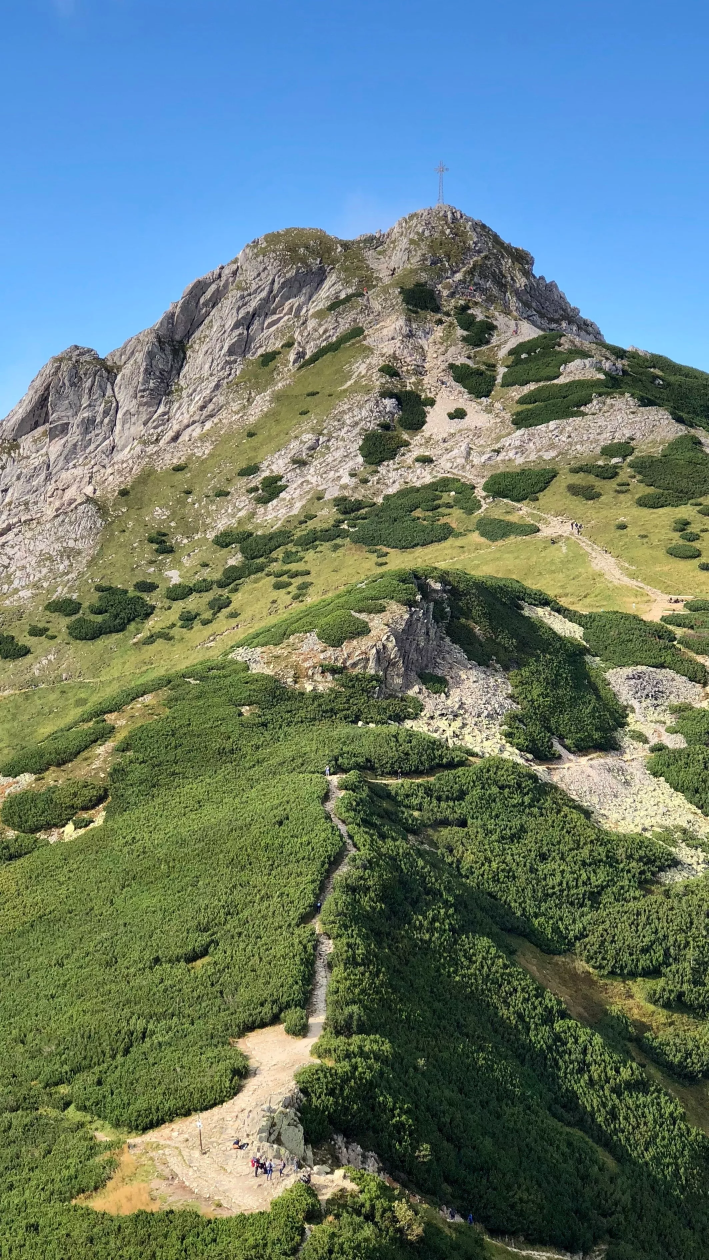
#> input picture Data Science/05 Opencv/Beginner Tutorial/data images/21830_uhd.jpg, 2126 x 3780 px, found by its file name (shown at 1/3 size)
$ python '04 text on image.py'
#> lines starting #> are read from the running program, lines starting #| are printed output that depends on the picture
import cv2
import numpy as np

img_path = r"""F:\Aditya\Studies\College\00 Programing\02 Data Science\05 Opencv\Beginner Tutorial\data images\21830_uhd.jpg"""

image = cv2.imread(img_path)
#> image is the input picture: shape (3780, 2126, 3); mean B, G, R 115.5, 124.6, 104.9
image = cv2.resize(image, (400,900))
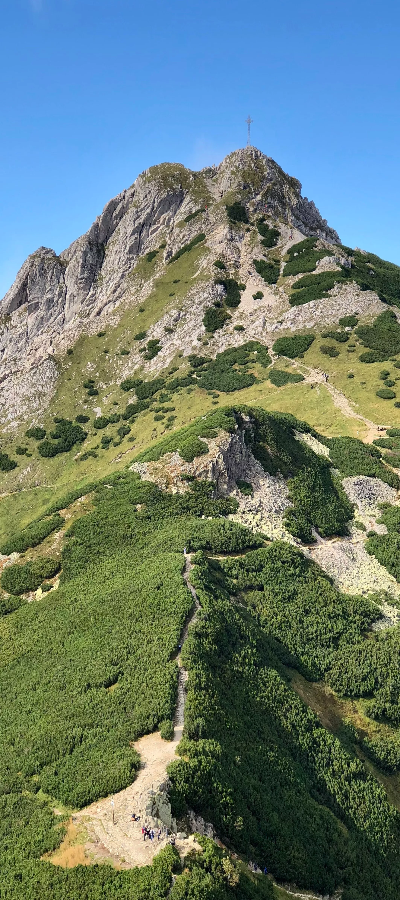
#> image: shape (900, 400, 3); mean B, G, R 115.5, 124.5, 104.8

text = "Hello"
org = (100, 200)
font = cv2.FONT_HERSHEY_COMPLEX
fontScale = 2
color = (0,0,255)  #(B, G, R)
thickness = 3
lineType = cv2.LINE_AA
bottomLeftOrigin = False
# bottomLeftOrigin = True #for making text inverse

# Syntax>> cv2.putText(image, text, org, font, fontScale, color[, thickness[, lineType[, bottomLeftOrigin]]])

img_text = cv2.putText(image, text, org, font, fontScale, color, thickness, lineType, bottomLeftOrigin)

cv2.imshow("Text Image", img_text)

cv2.waitKey(0)
cv2.destroyAllWindows()


# [87 lines of commented-out code are left out]

$ run again, with Data Science/05 Opencv/Beginner Tutorial/data images/14109_uhd.jpg copied over Data Science/05 Opencv/Beginner Tutorial/data images/21830_uhd.jpg
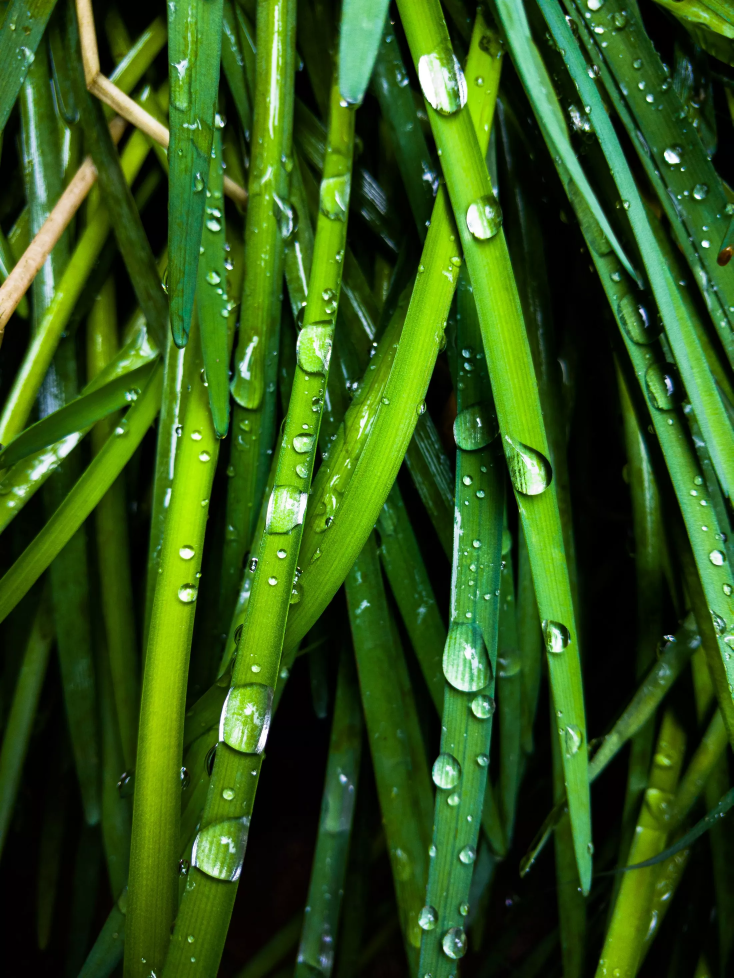
#> input picture Data Science/05 Opencv/Beginner Tutorial/data images/14109_uhd.jpg, 2200 x 2933 px, found by its file name (shown at 1/3 size)
#> image is the input picture: shape (2933, 2200, 3); mean B, G, R 24.2, 84.9, 49
#> `image = cv2.resize(image, (400,900))`:
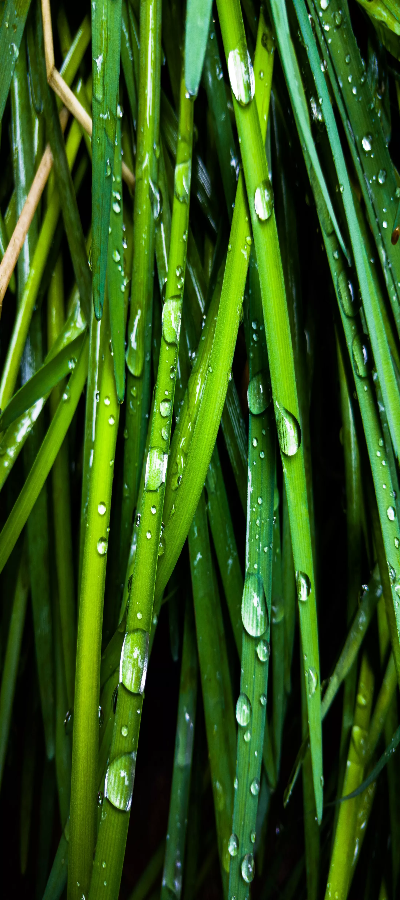
#> image: shape (900, 400, 3); mean B, G, R 24.1, 84.8, 48.9

$ run again, with Data Science/05 Opencv/Beginner Tutorial/data images/15147_uhd.jpg copied over Data Science/05 Opencv/Beginner Tutorial/data images/21830_uhd.jpg
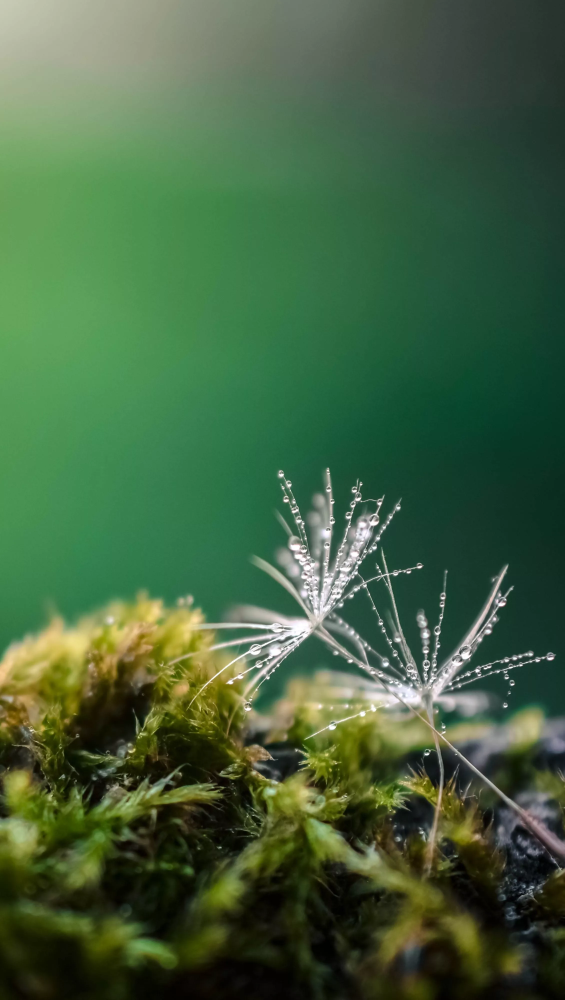
#> input picture Data Science/05 Opencv/Beginner Tutorial/data images/15147_uhd.jpg, 2259 x 3999 px, found by its file name (shown at 1/4 size)
#> image is the input picture: shape (3999, 2259, 3); mean B, G, R 63.6, 98.9, 67.7
#> `image = cv2.resize(image, (400,900))`:
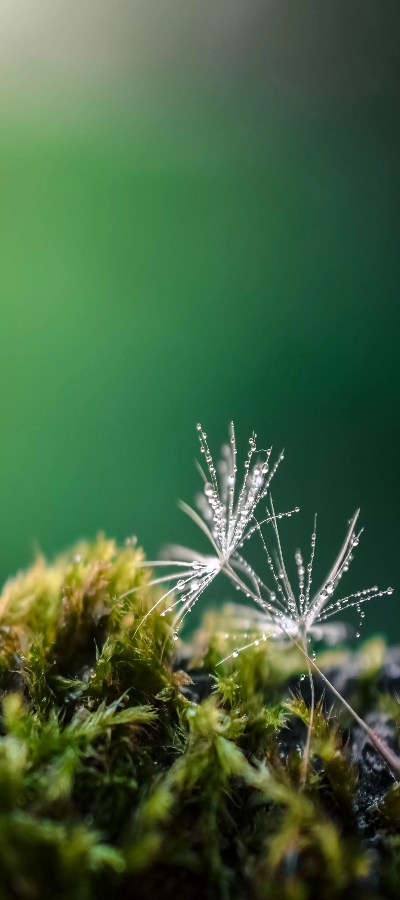
#> image: shape (900, 400, 3); mean B, G, R 63.6, 98.8, 67.6

$ run again, with Data Science/05 Opencv/Beginner Tutorial/data images/16692_uhd.jpg copied over Data Science/05 Opencv/Beginner Tutorial/data images/21830_uhd.jpg
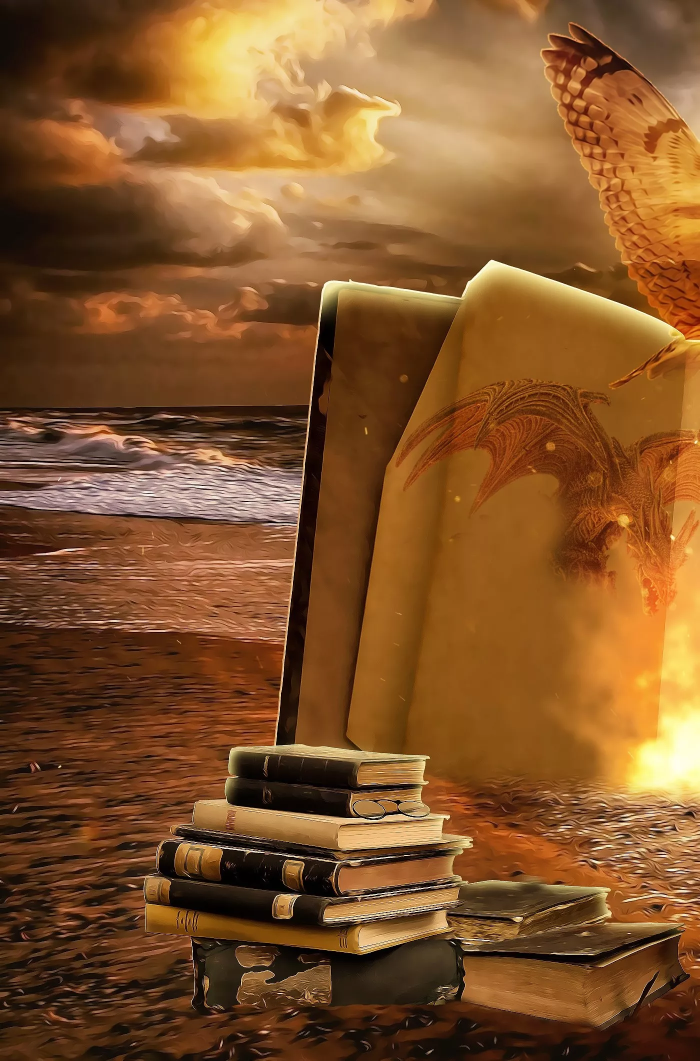
#> input picture Data Science/05 Opencv/Beginner Tutorial/data images/16692_uhd.jpg, 1399 x 2121 px, found by its file name (shown at 1/2 size)
#> image is the input picture: shape (2121, 1399, 3); mean B, G, R 42.5, 84.5, 130.9
#> `image = cv2.resize(image, (400,900))`:
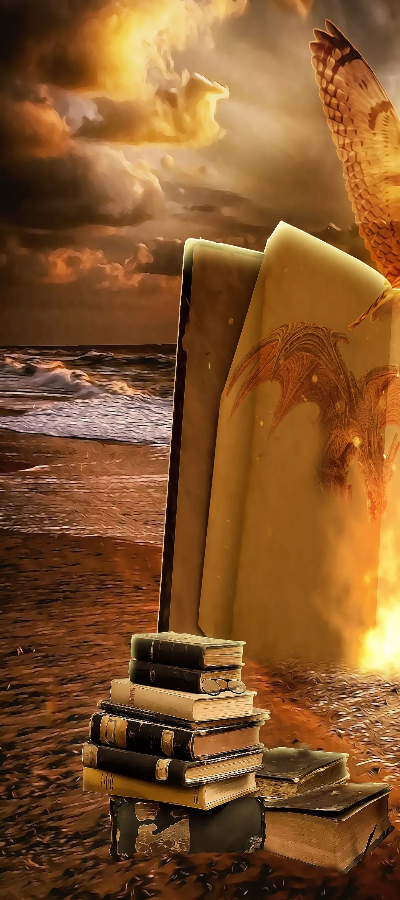
#> image: shape (900, 400, 3); mean B, G, R 42.4, 84.5, 130.8
